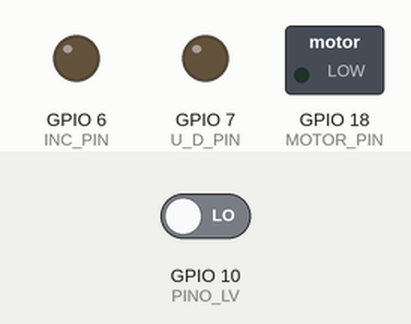
This sketch was run on a simulated ESP32-S3. On the bench: switched loads named in the sketch (green lamp = pin HIGH), output pins drawn as LEDs (lit = HIGH). Dashed ring = blinking. The test bench sets the inputs (shaded band); at power-on: GPIO 10 (PINO_LV) LOW. WiFi joins after 1.5 s; servers stay silent unless stated; uploads are accepted with an empty reply; EEPROM starts erased; pins used as bus, display or sensor lines are not drawn; what the sketch prints to the serial monitor is not drawn.

Above: at 2.9 s.
3.0 s: GPIO 10 (PINO_LV) driven HIGH
At 3.39 s:
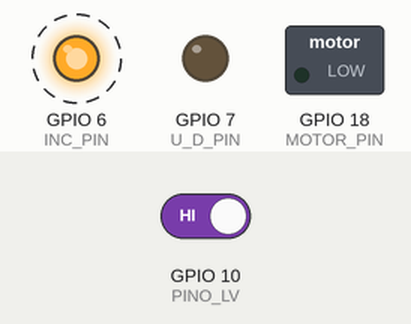
At 9.7 s:
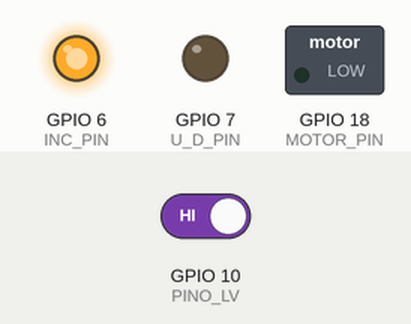
Timing chart, 0 to 11.2 s (numbered marks = the images above; inputs shaded):
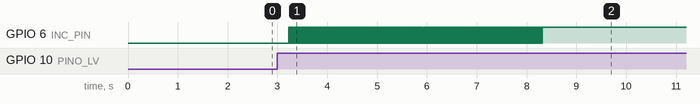

The sketch:

dosador_esp32.ino
```cpp
#include <WiFi.h>
#include <HTTPClient.h>
#include <Preferences.h>
#include <WebServer.h>
#include <DNSServer.h>
#include <EEPROM.h>

#define INC_PIN 6
#define U_D_PIN 7
#define CS_PIN 8
#define MOTOR_PIN 18
#define PINO_LV 10
#define CONFIG_SENT_FLAG_ADDR 10

int potValue = 0;
int valueOLD = 0;

bool requisicaoFeita = false;
const char* defaultSSID = "Promultt_Diretoria";
const char* defaultPassword = "pro!11852";
const char* serverUrl = "https://www.mexdistribuidora.com.br/api/dosadorArduino.php";
const char* serverUrlDosagem = "https://www.mexdistribuidora.com.br/api/dosadorArduinoDosagem.php";
const char* serverUrlConfig = "https://www.mexdistribuidora.com.br/api/dosadorArduinoConfiguracao.php";
const char* dosadorSerial = "DSA2024001";

Preferences preferences;
WebServer server(80);
DNSServer dnsServer;

String ssid;
String password;
String maquinaSerial;
int detergente = 0;
int dosagemSecante = 0;

const char* apSSID = "DOSADOR_MEX_AP";
const char* apPassword = "mexdesenv!2024";
IPAddress apIP(192, 168, 4, 1);
IPAddress netMsk(255, 255, 255, 0);

IPAddress local_IP(192, 168, 1, 100);
IPAddress gateway(192, 168, 1, 1);
IPAddress subnet(255, 255, 255, 0);

void saveToPreferences(const char* key, String value) {
  preferences.begin("dosador", false);
  preferences.putString(key, value);
  preferences.end();
}

String loadFromPreferences(const char* key, const char* defaultValue = "") {
  preferences.begin("dosador", true);
  String value = preferences.getString(key, defaultValue);
  preferences.end();
  return value;
}

void handleRoot() {
  server.send(200, "text/html",
    "<!DOCTYPE html>"
    "<html lang='pt-BR'>"
    "<head>"
    "<meta charset='UTF-8'>"
    "<meta name='viewport' content='width=device-width, initial-scale=1.0'>"
    "<title>Configuração do Dosador</title>"
    "<style>"
    "body {"
    "  font-family: Arial, sans-serif;"
    "  margin: 0;"
    "  padding: 0;"
    "  display: flex;"
    "  align-items: center;"
    "  justify-content: center;"
    "  height: 100vh;"
    "  background-color: #f4f4f9;"
    "}"
    "form {"
    "  background: #fff;"
    "  padding: 20px;"
    "  border-radius: 8px;"
    "  box-shadow: 0 4px 6px rgba(0, 0, 0, 0.1);"
    "  max-width: 400px;"
    "  width: 100%;"
    "}"
    "input[type='text'], input[type='password'], input[type='number'] {"
    "  width: 100%;"
    "  padding: 10px;"
    "  margin: 10px 0;"
    "  border: 1px solid #ccc;"
    "  border-radius: 4px;"
    "  font-size: 16px;"
    "}"
    "input[type='submit'] {"
    "  background-color: #007BFF;"
    "  color: white;"
    "  border: none;"
    "  padding: 10px 15px;"
    "  font-size: 16px;"
    "  border-radius: 4px;"
    "  cursor: pointer;"
    "}"
    "input[type='submit']:hover {"
    "  background-color: #0056b3;"
    "}"
    "h2 {"
    "  text-align: center;"
    "  margin-bottom: 20px;"
    "  color: #333;"
    "}"
    "</style>"
    "</head>"
    "<body>"
    "<form action='/save' method='POST'>"
    "<h2>Configuração do Dosador</h2>"
    "<label for='ssid'>SSID:</label>"
    "<input id='ssid' name='ssid' type='text' placeholder='Digite o nome da rede Wi-Fi' required><br>"
    "<label for='password'>Senha:</label>"
    "<input id='password' name='password' type='password' placeholder='Digite a senha da rede Wi-Fi' required><br>"
    "<label for='maquinaSerial'>Número de série:</label>"
    "<input id='maquinaSerial' name='maquinaSerial' type='text' placeholder='Digite o número de série' required><br>"
    "<label for='detergente'>Dosagem Detergente:</label>"
    "<input id='detergente' name='detergente' type='number' min='1' placeholder='Digite a dosagem de detergente' required><br>"
    "<label for='dosagemSecante'>Dosagem Secante:</label>"
    "<input id='dosagemSecante' name='dosagemSecante' type='number' min='1' placeholder='Digite a dosagem de secante' required><br>"
    "<input type='submit' value='Salvar'>"
    "</form>"
    "</body>"
    "</html>");
}

void handleSave() {
  ssid = server.arg("ssid");
  password = server.arg("password");
  maquinaSerial = server.arg("maquinaSerial");
  dosagemSecante = server.arg("dosagemSecante").toInt();
  detergente = server.arg("detergente").toInt();

  saveToPreferences("ssid", ssid);
  saveToPreferences("password", password);
  saveToPreferences("maquinaSerial", maquinaSerial);
  saveToPreferences("dosagemSecante", String(dosagemSecante));
  saveToPreferences("detergente", String(detergente));

  server.send(200, "text/html",
  "<!DOCTYPE html>"
  "<html lang='pt-BR'>"
  "<head>"
  "<meta charset='UTF-8'>"
  "<meta name='viewport' content='width=device-width, initial-scale=1.0'>"
  "<title>Configuração Salva</title>"
  "<style>"
  "body {"
  "  font-family: Arial, sans-serif;"
  "  margin: 0;"
  "  padding: 0;"
  "  display: flex;"
  "  align-items: center;"
  "  justify-content: center;"
  "  height: 100vh;"
  "  background-color: #f4f4f9;"
  "  text-align: center;"
  "  color: #333;"
  "}"
  ".message {"
  "  background: #fff;"
  "  padding: 20px;"
  "  border-radius: 8px;"
  "  box-shadow: 0 4px 6px rgba(0, 0, 0, 0.1);"
  "  max-width: 400px;"
  "  width: 90%;"
  "}"
  "h1 {"
  "  font-size: 24px;"
  "  margin-bottom: 10px;"
  "}"
  "p {"
  "  font-size: 16px;"
  "  margin-top: 0;"
  "}"
  "</style>"
  "</head>"
  "<body>"
  "<div class='message'>"
  "<h1>Configuração Salva!</h1>"
  "<p>O dispositivo será reiniciado em instantes.</p>"
  "</div>"
  "</body>"
  "</html>");

  delay(3000);
  ESP.restart();
}

void handleNotFound() {
  server.sendHeader("Location", "/", true);
  server.send(302, "text/plain", "Redirecionando...");
}

void startLocalServer() {
  server.on("/", handleRoot);
  server.on("/save", HTTP_POST, handleSave);
  server.onNotFound(handleNotFound);
  server.begin();
}

void sendDataToServer() {
  if (WiFi.status() == WL_CONNECTED) {
    HTTPClient http;
    String requestBody = "{\"num_serie\":\"" + String(maquinaSerial) + "\",\"dosagem_secante\":" + String(dosagemSecante) +
                         ",\"dosagem_detergente\":" + String(detergente) + ",\"contador\":1""\}";

    Serial.println("Enviando dados:");
    Serial.println(requestBody);

    http.begin(serverUrl);
    http.addHeader("Content-Type", "application/json");
    int httpResponseCode = http.POST(requestBody);

    if (httpResponseCode > 0) {
      Serial.printf("HTTP Response code: %d\n", httpResponseCode);
    } else {
      Serial.printf("Erro ao enviar dados: %s\n", http.errorToString(httpResponseCode).c_str());
    }
    http.end();
  } else {
    Serial.println("Wi-Fi desconectado. Verifique sua conexão.");
  }
}

void sendConfigToServer() {
  if (WiFi.status() == WL_CONNECTED) {
    HTTPClient http;
    String requestBody = "{\"num_serie_maquina\":\"" + String(maquinaSerial) +
                         "\",\"dosagem_secante\":" + String(dosagemSecante) +
                         ",\"dosagem_detergente\":" + String(detergente) +
                         ",\"num_serie_dosador\":\"Mxd20240001\"}";

    Serial.println("Enviando dados:");
    Serial.println(requestBody);

    http.begin(serverUrlConfig);
    http.addHeader("Content-Type", "application/json");
    int httpResponseCode = http.POST(requestBody);

    if (httpResponseCode > 0) {
      Serial.printf("HTTP Response code: %d\n", httpResponseCode);
    } else {
      Serial.printf("Erro ao enviar dados: %s\n", http.errorToString(httpResponseCode).c_str());
    }
    http.end();
  } else {
    Serial.println("Wi-Fi desconectado. Verifique sua conexão.");
  }
}

void split(const String& str, char delimiter, String result[], int maxTokens) {
  int start = 0;
  int end = str.indexOf(delimiter);
  int index = 0;

  while (end != -1 && index < maxTokens) {
    result[index++] = str.substring(start, end);
    start = end + 1;
    end = str.indexOf(delimiter, start);
  }
  result[index] = str.substring(start);
}

void getDosagem() {
  if (WiFi.status() == WL_CONNECTED) {
    HTTPClient http;
    String requestBody = "{\"num_serie_dosador\":\"Mxd20240001\"}";

    Serial.println("Enviando dados:");
    Serial.println(requestBody);

    http.begin(serverUrlDosagem);
    http.addHeader("Content-Type", "application/json");
    int httpResponseCode = http.POST(requestBody);

    if (httpResponseCode > 0) {
      Serial.print("HTTP Response code: ");
      Serial.println(httpResponseCode);
      String payload = http.getString();
      Serial.println(payload);

      String result[3];
      split(payload, ',', result, 3);

      String numeroSerie = result[0];
      int secanteNovo = result[1].toInt();
      int detergenteNovo = result[2].toInt();

      saveToPreferences("maquinaSerial", numeroSerie);
      saveToPreferences("dosagemSecante", String(secanteNovo));
      saveToPreferences("detergente", String(detergenteNovo));

      ajustarPotenciometro(secanteNovo);
      Serial.println(secanteNovo);
      Serial.println(detergenteNovo);
      Serial.println(potValue);

    }
  } else {
    Serial.println("Wi-Fi desconectado. Verifique sua conexão.");
  }
}

void ajustarPotenciometro(int novoValor) {
  int valueNEW = map(novoValor, 0, 100, 0, 255);

  if (valueNEW > valueOLD) {
    digitalWrite(U_D_PIN, HIGH);
  } else if (valueNEW < valueOLD) {
    digitalWrite(U_D_PIN, LOW);
  }

  for (int i = 0; i < abs(valueNEW - valueOLD); i++) {
    digitalWrite(CS_PIN, LOW);
    digitalWrite(INC_PIN, LOW);
    delay(10);
    digitalWrite(INC_PIN, HIGH);
    delay(10);
    digitalWrite(CS_PIN, HIGH);
  }

  valueOLD = valueNEW;
  potValue = valueNEW;

  EEPROM.write(0, potValue);
  EEPROM.commit();

  Serial.print("Novo valor ajustado: ");
  Serial.println(novoValor);

  analogWrite(MOTOR_PIN, potValue);
}

void setup() {
  EEPROM.begin(512);

  potValue = EEPROM.read(0);
  valueOLD = potValue;

  pinMode(INC_PIN, OUTPUT);
  pinMode(U_D_PIN, OUTPUT);
  pinMode(CS_PIN, OUTPUT);
  pinMode(MOTOR_PIN, OUTPUT);

  pinMode(PINO_LV, INPUT_PULLDOWN);

  Serial.begin(115200);

  analogWrite(MOTOR_PIN, 0);

  ssid = loadFromPreferences("ssid", defaultSSID);
  password = loadFromPreferences("password", defaultPassword);
  maquinaSerial = loadFromPreferences("maquinaSerial", dosadorSerial);

  dosagemSecante = loadFromPreferences("dosagemSecante").toInt();
  detergente = loadFromPreferences("detergente").toInt();

  WiFi.begin(ssid.c_str(), password.c_str());
  unsigned long startAttemptTime = millis();

  while (WiFi.status() != WL_CONNECTED && millis() - startAttemptTime < 10000) {
    delay(500);
    Serial.print(".");
  }

  if (WiFi.status() != WL_CONNECTED) {
    Serial.println("\nFalha na conexão! Configurando como Access Point...");
    WiFi.softAPConfig(apIP, apIP, netMsk);
    WiFi.softAP(apSSID, apPassword);

    dnsServer.start(53, "*", apIP);
    Serial.println("Captive Portal ativo.");
    EEPROM.write(CONFIG_SENT_FLAG_ADDR, 0);
    startLocalServer();
  } else {
    Serial.println("Conectado ao Wi-Fi!");

    if (EEPROM.read(CONFIG_SENT_FLAG_ADDR) != 1) {
      sendConfigToServer();
      EEPROM.write(CONFIG_SENT_FLAG_ADDR, 1);
      EEPROM.commit();
    }
  }
}

void loop() {
  int estado = digitalRead(PINO_LV);
  if (estado == HIGH) {
    if (!requisicaoFeita){
      analogWrite(MOTOR_PIN, dosagemSecante);
      Serial.println(dosagemSecante);
      potValue = dosagemSecante;
      Serial.println("High");
      requisicaoFeita = true;
      Serial.println("Entrou");
      if (WiFi.status() == WL_CONNECTED){
        getDosagem();
        Serial.println("Enviado getDosagem");
        delay(3000);
        sendDataToServer();
        Serial.println("Enviado sendDataToServer");
      }
    }
  } else {
    if (requisicaoFeita) {
      requisicaoFeita = false;
      analogWrite(MOTOR_PIN, 0);
      Serial.println("Desligado");
    }
  }
  delay(100);
  if (WiFi.status() != WL_CONNECTED) {
    dnsServer.processNextRequest();
    server.handleClient();
  }
}
```

Measured:
- after the input at 3.0 s, GPIO 6 (INC_PIN): alternates HIGH for 0.01 s and LOW for 0.01 s, 509 changes in all, then stays HIGH, starting after 0.23 s
